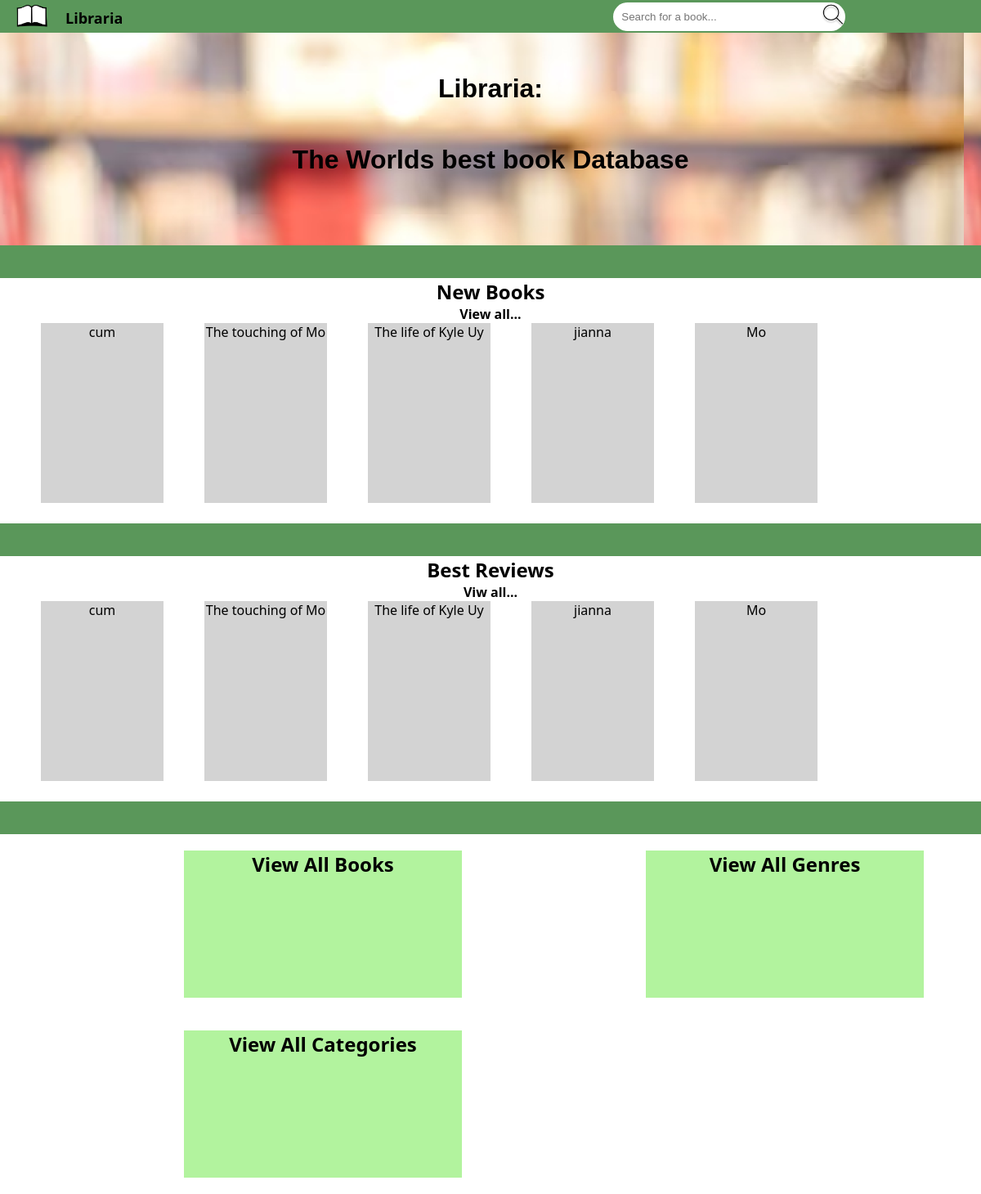
The app's page /, older data.
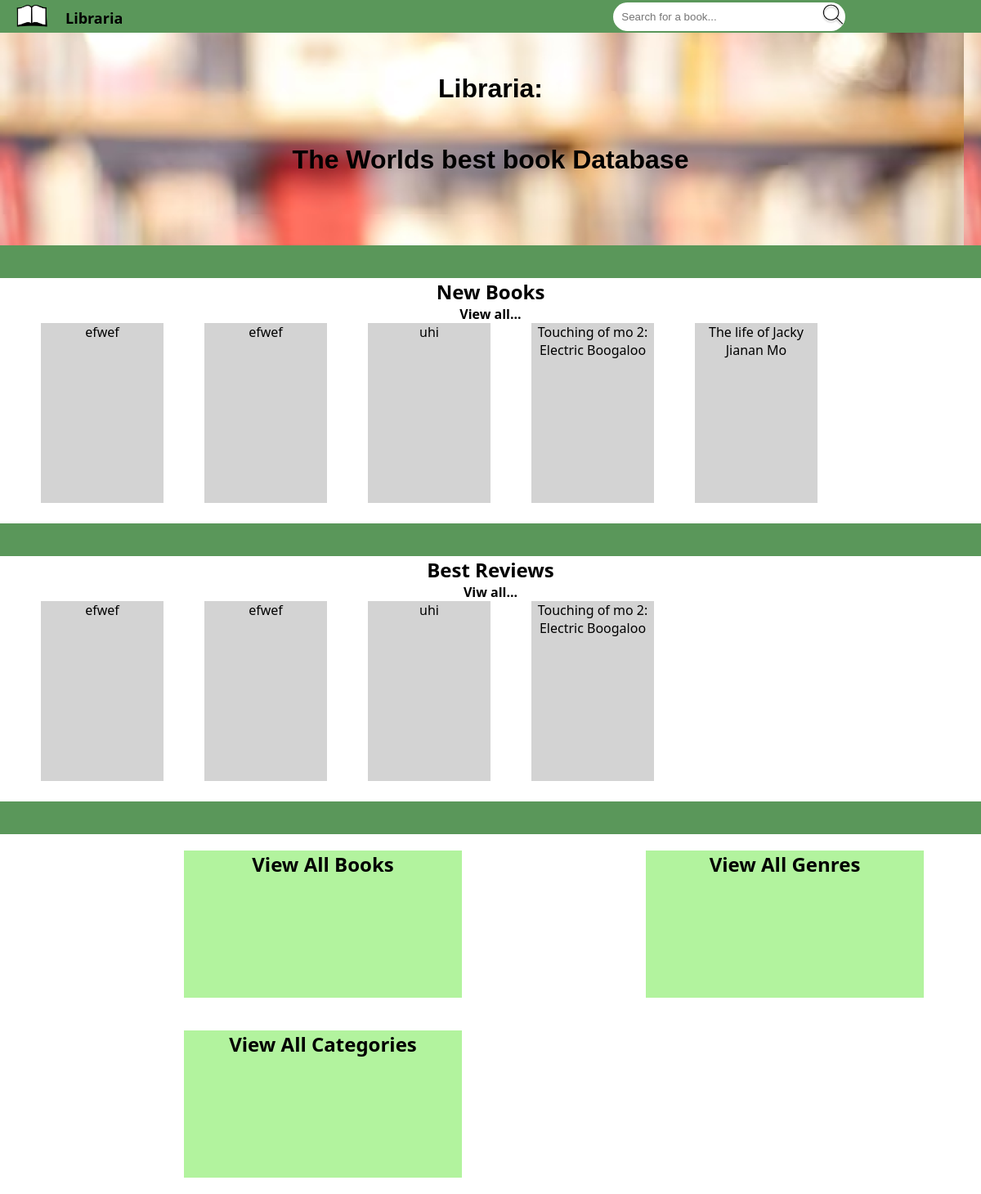
The same page, newer data.
### tables this page shows
CREATE TABLE "library" (
	"Id"	INTEGER NOT NULL UNIQUE,
	"Title"	TEXT NOT NULL,
	"Authour"	TEXT NOT NULL,
	"Genre"	TEXT NOT NULL,
	"Category"	TEXT NOT NULL,
	"Published"	TEXT NOT NULL,
	"Rating"	INTEGER NOT NULL,
	"Description"	TEXT NOT NULL,
	PRIMARY KEY("Id" AUTOINCREMENT)
);

### app.py (the view)
@app.route('/')
def index():
    conn = get_db_connection()
    sql = "SELECT * FROM library ORDER BY id DESC"
    books = conn.execute(sql).fetchall()
    sql = "SELECT * FROM library WHERE Rating > 7 ORDER BY id DESC"
    bestreview = conn.execute(sql).fetchall()
    conn.close()
    return render_template('index.html', books=books, bestreview=bestreview)

### app.py (called while the page is built)
def get_db_connection():
    conn = sqlite3.connect('book.db')
    conn.row_factory = sqlite3.Row
    return conn

### templates/index.html (shortened to what this page needs)
<!DOCTYPE html>
<html>
<head>
    <link rel="stylesheet" href="{{ url_for('static', filename='stylesheet.css') }}">
</head>
<body>
    <ul id="navbar">
        <li class="navitem"><a id="navtext" href="{{ url_for('index') }}"><img src="{{ url_for('static', filename='logo.png') }}" id="logo"/></a></li>
        <li class="navitem"><a id="navtext" href="{{ url_for('index') }}">Libraria</a></li>
        <input id="search" class="searchicon" type="text" placeholder="Search for a book...">
        <li class="navright"><a id="navtext" href="{{ url_for('viewbooks') }}">View books</a></li>
        <li class="navright"><a id="navtext" href="{{ url_for('newbook') }}"><img id="addbook" src="{{ url_for('static', filename='addbook.png') }}" /></a></li>
    </ul>
{% block body %}
<div id="banner">
    <h4 class="bannertext">Libraria:</h4>
    <h4 class="bannertext">The Worlds best book Database</h4>
</div>
<div class="bottombar"></div>
<div id="category">
    <h2 id="largetext">New Books</h2>
    <h4 id="smalltext">View all...</h4>
    {% for books in books %}
        <a class="coverbg" href="{{ url_for('bookinfo', id=books.id) }}" class="bookcover">{{ books.title }}</a>
    {% endfor %}
</div>
<div class="bottombar"></div>
<div id="category">
    <h2 id="largetext">Best Reviews</h2>
    <h4 id="smalltext">Viw all...</h4>
    {% for bestreview in bestreview %}
        <a class="coverbg" href="{{ url_for('bookinfo', id=bestreview.id) }}" class="bookcover">{{ bestreview.title }}</a>
    {% endfor %}
</div>
<div class="bottombar"></div>
<div id="choose">
    <h2 class="box">View All Books</h2>
    <h2 class="box">View All Genres</h2>
    <h2 class="box">View All Categories</h2>
</div>
</body>
</html>
{% endblock %}

### static/stylesheet.css (style rules this page uses)
* { margin: 0; padding: 0; border: 0; }
#navbar { list-style-type: none; overflow: hidden; background-color: #5A975A; margin: 0px; padding: 0px; height: 40px; }
.navitem { float: left; }
#logo { float: left; width: 40px; height: 20px; margin: 0px; padding: 0px; object-fit: cover; overflow: visible; }
#navtext { display: block; font-family: 'Segoe UI', Tahoma, Geneva, Verdana, sans-serif; color: black; text-align: center; padding-top: 10px; padding-left: 20px; text-decoration: none; font-weight: bold; font-size: large; }
#search { margin-top: 3px; margin-left: 600px; width: 22%; border-radius: 20px; padding: 10px; background-color: white; }
.searchicon { background: url("magnify.png") no-repeat right; background-size: 30px; margin-right: 100px; }
.navright { float: right; object-fit: cover; padding-right: 5px; padding-bottom: 10px; size: 10px; }
.coverbg { height: 220px; width: 150px; margin-left: 50px; float: left; background: lightgray; text-align: center; text-decoration: none; color: black; }
#banner { margin-bottom:0px; height: 150px; text-align: center; background-image: url('banner.png'); height: 260px; }
.bannertext { font-family:'Trebuchet MS', 'Lucida Sans Unicode', 'Lucida Grande', 'Lucida Sans', Arial, sans-serif; font-size: xx-large; padding-top: 50px; }
.bottombar { width: 100%; height: 40px; background-color: #5A975A; }
#category { font-family: 'Segoe UI', Tahoma, Geneva, Verdana, sans-serif; text-align: center; height: 300px; }
#choose { height: 150px; }
.box { margin-top: 20px; margin-bottom: 20px; float: inline-start; background-color: #B2F39E; width: 340px; height: 180px; margin-left: 225px; text-align: center; justify-content: center; font-family: 'Segoe UI', Tahoma, Geneva, Verdana, sans-serif; }

Row changes from the older to the newer data that the page shows:
removed library: title "cum"
removed library: title "The touching of Mo"
removed library: title "The life of Kyle Uy"
removed library: title "jianna"
removed library: title "Mo"
added library: title "efwef"
added library: title "efwef"
added library: title "uhi"
added library: title "Touching of mo 2: Electric Boogaloo"
added library: title "The life of Jacky Jianan Mo", shown under "View all..."
